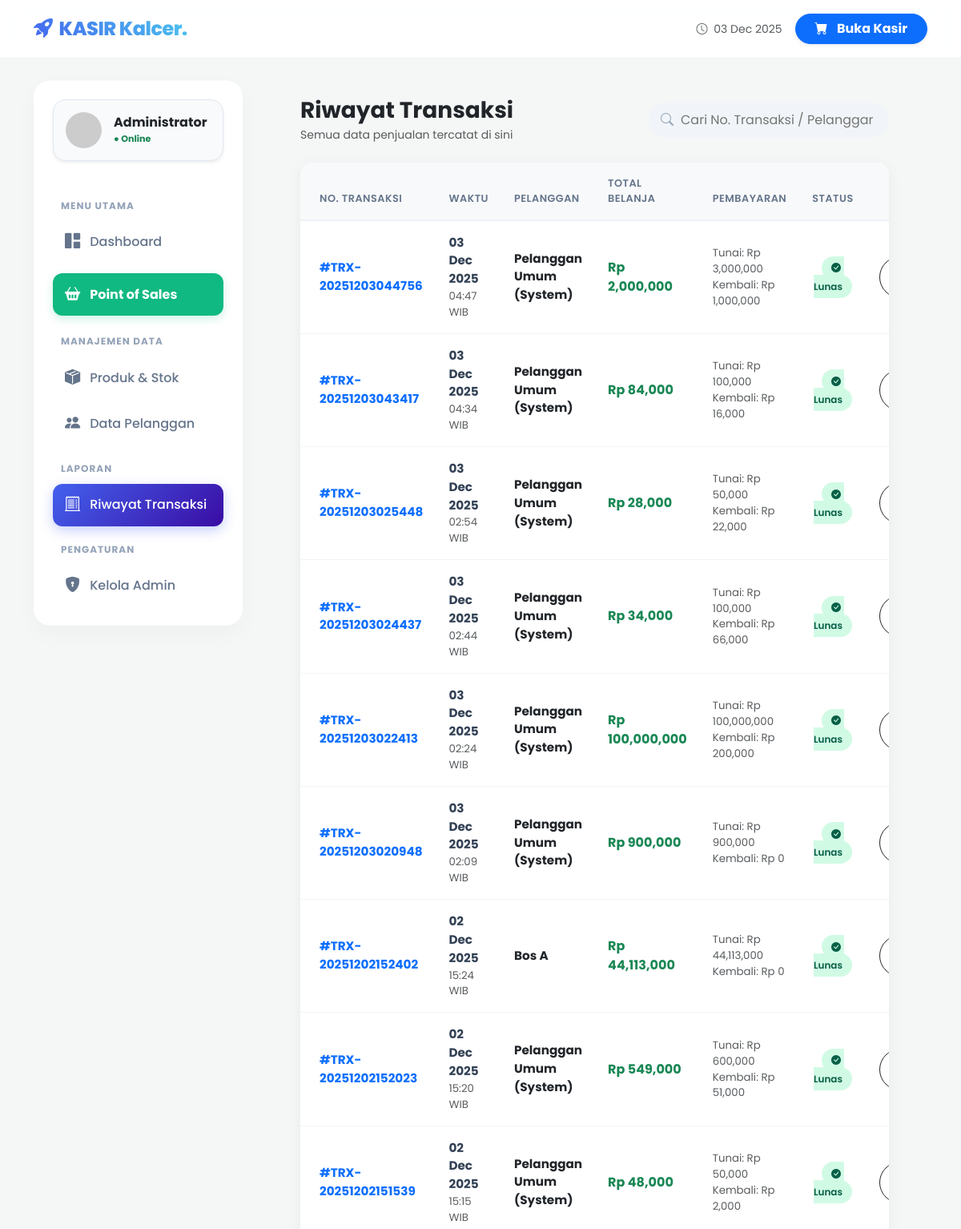
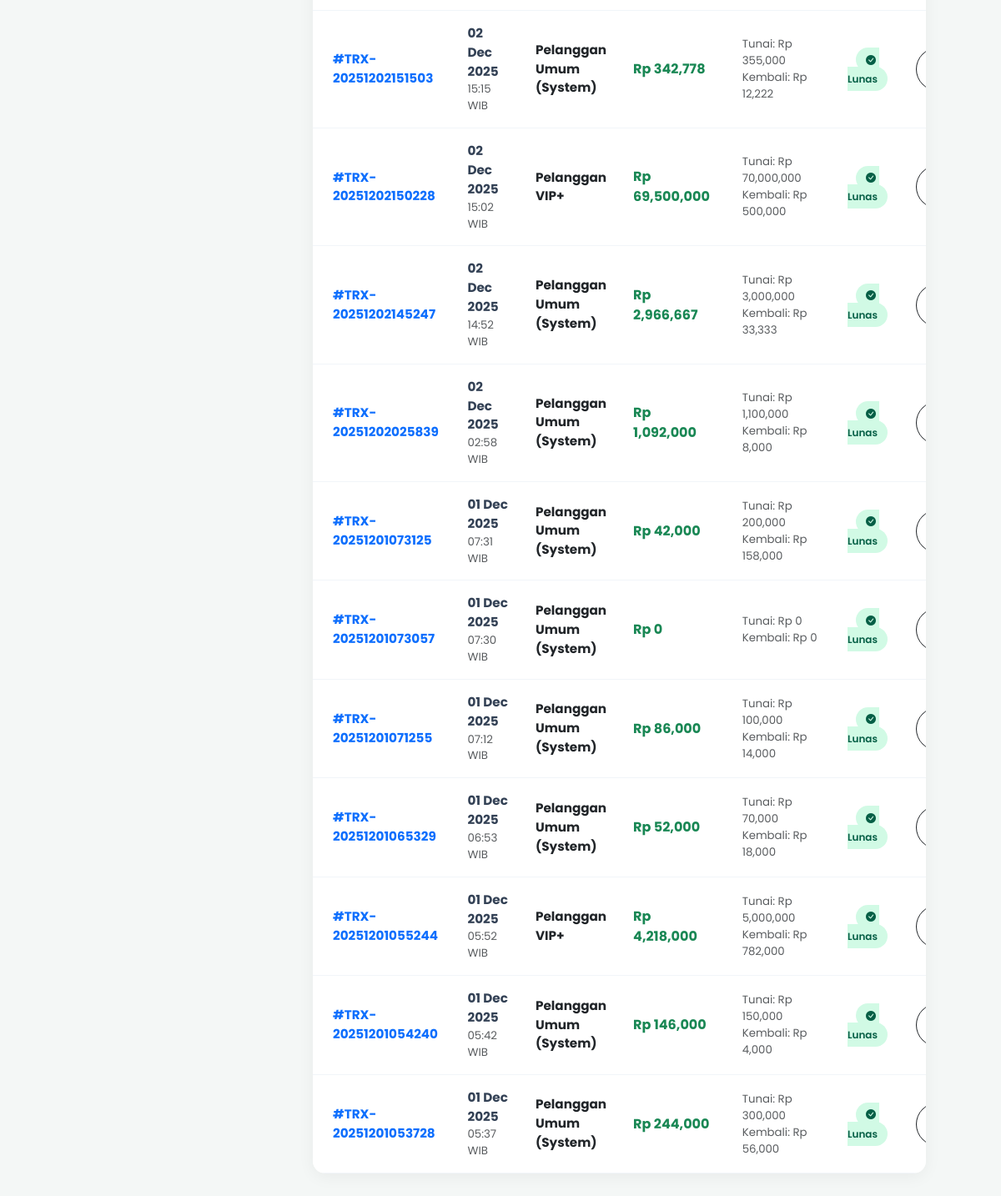
Page /riwayat.php (signed in) on the committed database (2 pictures, top to bottom).
### tables this page shows
CREATE TABLE `transaksi` (
  `id` int(11) NOT NULL,
  `no_transaksi` varchar(20) DEFAULT NULL,
  `tanggal` datetime DEFAULT NULL,
  `total_bayar` decimal(10,2) DEFAULT NULL,
  `jumlah_uang` decimal(10,2) DEFAULT NULL,
  `kembalian` decimal(10,2) DEFAULT NULL,
  `id_pelanggan` int(11) DEFAULT 0,
  `diskon` decimal(10,2) DEFAULT 0.00
);

CREATE TABLE `pelanggan` (
  `id` int(11) NOT NULL,
  `nama_pelanggan` varchar(100) DEFAULT NULL,
  `alamat` text DEFAULT NULL,
  `no_hp` varchar(20) DEFAULT NULL
);

### riwayat.php (the view, shortened to what this page needs)
<?php
include 'koneksi.php';
include 'header_template.php';
?>
<div class="container-fluid py-4 px-md-5">
    <div class="d-flex flex-wrap justify-content-between align-items-center mb-4">
        <div>
            <h3 class="fw-bold mb-1 text-dark">Riwayat Transaksi</h3>
            <p class="text-muted small mb-0">Semua data penjualan tercatat di sini</p>
        </div>
        <div class="position-relative mt-3 mt-md-0">
            <i class="bi bi-search search-icon"></i>
            <input type="text" id="searchInput" class="search-input" placeholder="Cari No. Transaksi / Pelanggan...">
        </div>
    </div>
    <div class="card card-history">
        <div class="card-body p-0">
            <div class="table-responsive">
                <table class="table table-modern mb-0" id="historyTable">
                    <thead>
                        <tr>
                            <th class="ps-4">No. Transaksi</th>
                            <th>Waktu</th>
                            <th>Pelanggan</th>
                            <th>Total Belanja</th>
                            <th>Pembayaran</th>
                            <th class="text-center">Status</th>
                            <th class="text-end pe-4">Aksi</th>
                        </tr>
                    </thead>
                    <tbody>
                        <?php
                        $query = "SELECT transaksi.*, pelanggan.nama_pelanggan
                                  FROM transaksi
                                  LEFT JOIN pelanggan ON transaksi.id_pelanggan = pelanggan.id
                                  ORDER BY transaksi.id DESC";
                        $data = mysqli_query($conn, $query);
                        while($d = mysqli_fetch_assoc($data)){
                        ?>
                        <tr>
                            <td class="ps-4 fw-bold text-primary">
                                #<?= $d['no_transaksi'] ?>
                            </td>
                            <td>
                                <div class="d-flex flex-column">
                                    <span class="fw-bold"><?= date('d M Y', strtotime($d['tanggal'])) ?></span>
                                    <small class="text-muted"><?= date('H:i', strtotime($d['tanggal'])) ?> WIB</small>
                                </div>
                            </td>
                            <td>
                                <?php if($d['nama_pelanggan']): ?>
                                    <span class="fw-bold text-dark"><?= $d['nama_pelanggan'] ?></span>
                                <?php else: ?>
                                    <span class="text-muted fst-italic">Umum</span>
                                <?php endif; ?>
                            </td>
                            <td class="fw-bold text-success fs-6">
                                Rp <?= number_format($d['total_bayar']) ?>
                            </td>
                            <td>
                                <div class="small text-muted">
                                    Tunai: Rp <?= number_format($d['jumlah_uang']) ?> <br>
                                    Kembali: Rp <?= number_format($d['kembalian']) ?>
                                </div>
                            </td>
                            <td class="text-center">
                                <span class="badge-success-soft">
                                    <i class="bi bi-check-circle-fill me-1"></i> Lunas
                                </span>
                            </td>
                            <td class="text-end pe-4">
                                <a href="struk.php?no=<?= $d['no_transaksi'] ?>" target="_blank" class="btn btn-outline-dark btn-sm rounded-pill px-3 fw-bold" title="Cetak Ulang">
                                </a>
                            </td>
                        </tr>
                        <?php } ?>
                    </tbody>
                </table>
            </div>
        </div>
    </div>
</div>
</div></div></div></body></html>

### header_template.php (style rules this page uses)
:root { --primary: #4361ee; --primary-dark: #3a0ca3; --secondary: #4cc9f0; --bg-body: #f3f4f6; --sidebar-width: 280px; }
body { font-family: 'Plus Jakarta Sans', sans-serif; background-color: var(--bg-body); color: #334155; overflow-x: hidden; }

### riwayat.php (style rules this page uses)
body { font-family: 'Poppins', sans-serif; background-color: #f4f7f6; }
.card-history { border: none; border-radius: 15px; box-shadow: 0 4px 20px rgba(0,0,0,0.05); background: white; overflow: hidden; }
.table-modern thead th { background-color: #f8f9fa; color: #64748b; font-weight: 600; text-transform: uppercase; font-size: 0.8rem; letter-spacing: 0.5px; border-bottom: 2px solid #edf2f7; padding: 16px; }
.table-modern tbody td { padding: 16px; vertical-align: middle; border-bottom: 1px solid #f1f5f9; color: #334155; font-size: 0.95rem; }
.badge-success-soft { background-color: #d1fae5; color: #065f46; padding: 6px 12px; border-radius: 30px; font-size: 0.75rem; font-weight: 600; }
.search-input { background-color: #f1f5f9; border: none; border-radius: 50px; padding: 10px 20px 10px 40px; width: 300px; transition: 0.3s; }
.search-icon { position: absolute; left: 15px; top: 50%; transform: translateY(-50%); color: #94a3b8; }

### rows in the picture
transaksi: no_transaksi "TRX-20251203044756", tanggal "03 Dec 2025", tanggal "04:47", id_pelanggan.nama_pelanggan "Pelanggan Umum (System)", total_bayar "2,000,000", jumlah_uang "3,000,000", kembalian "1,000,000"
transaksi: no_transaksi "TRX-20251203043417", tanggal "03 Dec 2025", tanggal "04:34", id_pelanggan.nama_pelanggan "Pelanggan Umum (System)", total_bayar "84,000", jumlah_uang "100,000", kembalian "16,000"
transaksi: no_transaksi "TRX-20251203025448", tanggal "03 Dec 2025", tanggal "02:54", id_pelanggan.nama_pelanggan "Pelanggan Umum (System)", total_bayar "28,000", jumlah_uang "50,000", kembalian "22,000"
transaksi: no_transaksi "TRX-20251203024437", tanggal "03 Dec 2025", tanggal "02:44", id_pelanggan.nama_pelanggan "Pelanggan Umum (System)", total_bayar "34,000", jumlah_uang "100,000", kembalian "66,000"
transaksi: no_transaksi "TRX-20251203022413", tanggal "03 Dec 2025", tanggal "02:24", id_pelanggan.nama_pelanggan "Pelanggan Umum (System)", total_bayar "100,000,000", jumlah_uang "100,000,000", kembalian "200,000"
transaksi: no_transaksi "TRX-20251203020948", tanggal "03 Dec 2025", tanggal "02:09", id_pelanggan.nama_pelanggan "Pelanggan Umum (System)", total_bayar "900,000", jumlah_uang "900,000", kembalian "0"
transaksi: no_transaksi "TRX-20251202152402", tanggal "02 Dec 2025", tanggal "15:24", id_pelanggan.nama_pelanggan "Bos A", total_bayar "44,113,000", jumlah_uang "44,113,000", kembalian "0"
transaksi: no_transaksi "TRX-20251202152023", tanggal "02 Dec 2025", tanggal "15:20", id_pelanggan.nama_pelanggan "Pelanggan Umum (System)", total_bayar "549,000", jumlah_uang "600,000", kembalian "51,000"
transaksi: no_transaksi "TRX-20251202151539", tanggal "02 Dec 2025", tanggal "15:15", id_pelanggan.nama_pelanggan "Pelanggan Umum (System)", total_bayar "48,000", jumlah_uang "50,000", kembalian "2,000"
transaksi: no_transaksi "TRX-20251202151503", tanggal "02 Dec 2025", tanggal "15:15", id_pelanggan.nama_pelanggan "Pelanggan Umum (System)", total_bayar "342,778", jumlah_uang "355,000", kembalian "12,222"
transaksi: no_transaksi "TRX-20251202150228", tanggal "02 Dec 2025", tanggal "15:02", id_pelanggan.nama_pelanggan "Pelanggan VIP+", total_bayar "69,500,000", jumlah_uang "70,000,000", kembalian "500,000"
transaksi: no_transaksi "TRX-20251202145247", tanggal "02 Dec 2025", tanggal "14:52", id_pelanggan.nama_pelanggan "Pelanggan Umum (System)", total_bayar "2,966,667", jumlah_uang "3,000,000", kembalian "33,333"
transaksi: no_transaksi "TRX-20251202025839", tanggal "02 Dec 2025", tanggal "02:58", id_pelanggan.nama_pelanggan "Pelanggan Umum (System)", total_bayar "1,092,000", jumlah_uang "1,100,000", kembalian "8,000"
transaksi: no_transaksi "TRX-20251201073125", tanggal "01 Dec 2025", tanggal "07:31", id_pelanggan.nama_pelanggan "Pelanggan Umum (System)", total_bayar "42,000", jumlah_uang "200,000", kembalian "158,000"
transaksi: no_transaksi "TRX-20251201073057", tanggal "01 Dec 2025", tanggal "07:30", id_pelanggan.nama_pelanggan "Pelanggan Umum (System)", total_bayar "0", jumlah_uang "0", kembalian "0"
transaksi: no_transaksi "TRX-20251201071255", tanggal "01 Dec 2025", tanggal "07:12", id_pelanggan.nama_pelanggan "Pelanggan Umum (System)", total_bayar "86,000", jumlah_uang "100,000", kembalian "14,000"
transaksi: no_transaksi "TRX-20251201065329", tanggal "01 Dec 2025", tanggal "06:53", id_pelanggan.nama_pelanggan "Pelanggan Umum (System)", total_bayar "52,000", jumlah_uang "70,000", kembalian "18,000"
transaksi: no_transaksi "TRX-20251201055244", tanggal "01 Dec 2025", tanggal "05:52", id_pelanggan.nama_pelanggan "Pelanggan VIP+", total_bayar "4,218,000", jumlah_uang "5,000,000", kembalian "782,000"
transaksi: no_transaksi "TRX-20251201054240", tanggal "01 Dec 2025", tanggal "05:42", id_pelanggan.nama_pelanggan "Pelanggan Umum (System)", total_bayar "146,000", jumlah_uang "150,000", kembalian "4,000"
transaksi: no_transaksi "TRX-20251201053728", tanggal "01 Dec 2025", tanggal "05:37", id_pelanggan.nama_pelanggan "Pelanggan Umum (System)", total_bayar "244,000", jumlah_uang "300,000", kembalian "56,000"
